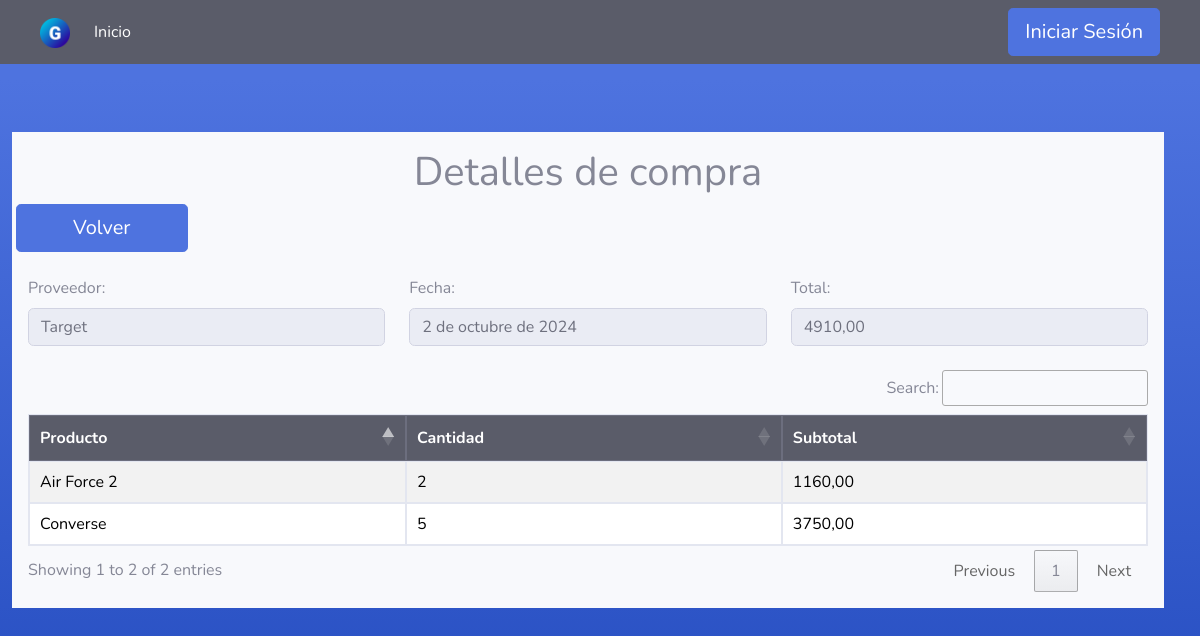
The app's page /compras/pedido/6/ with its own data.
### compras/models.py (models this page shows, shortened)
class compra(models.Model):
    id = models.AutoField(primary_key=True)
    fecha = models.DateField()
    total = models.DecimalField(max_digits=10, decimal_places=2)
    proveedor = models.ForeignKey(proveedor, on_delete=models.CASCADE)
    estado = models.BooleanField(default=True)

class proveedor(models.Model):
    id = models.AutoField(primary_key=True)
    nombre = models.CharField(max_length=50)
    direccion = models.CharField(max_length=50)
    telefono = models.CharField(max_length=50)
    contacto_principal = models.CharField(max_length=50)
    estado = models.BooleanField(default=True)

class detalle_compra(models.Model):
    id = models.AutoField(primary_key=True)
    cantidad = models.IntegerField()
    subtotal = models.DecimalField(max_digits=10, decimal_places=2)
    compra = models.ForeignKey(compra, on_delete=models.CASCADE)
    producto = models.ForeignKey('inventario.producto', on_delete=models.CASCADE)

### inventario/models.py (models this page shows, shortened)
class producto(models.Model):
    id = models.AutoField(primary_key=True)
    nombre = models.CharField(max_length=50)
    descripcion = models.CharField(max_length=50)
    precio_venta = models.DecimalField(max_digits=10, decimal_places=2)
    precio_compra = models.DecimalField(max_digits=10, decimal_places=2)
    stock = models.IntegerField()
    categoria = models.ForeignKey(categoria, on_delete=models.CASCADE)
    proveedor = models.ForeignKey(proveedor, on_delete=models.CASCADE)
    estado = models.BooleanField(default=True)

### compras/views.py (the view)
# urls.py: path('pedido/<int:id>/', views.detalles_compra, name='detalles_compra'),
def detalles_compra(request, id):
    queryset = detalle_compra.objects.filter(compra=id)
    encabezado = compra.objects.get(id=id)
    detalles_data = [
        {field.name: getattr(item, field.name) for field in detalle_compra._meta.fields}
        for item in queryset
    ]
    return render(request, 'compras/detalle_compra.html', {
        'queryset': detalles_data, 'modelo': 'detalle_compra' , 'encabezado': encabezado})

### gestor_empresarial/utils.py (called while the page is built)
def user_groups_context(request):
    user_groups = []
    if request.user.is_authenticated:
        user_groups = request.user.groups.values_list("name", flat=True)
    return {'user_groups': user_groups}

### templates/compras/detalle_compra.html
{% extends 'tables.html' %}
{% block botones%}
<div class="text-center">
    <h1>Detalles de compra</h1>
</div>
<div class="row">
    <a class="btn btn-primary btn-lg btn-block" href="{% url 'listar_compras' %}" style="width: 15%;">Volver</a>
</div>
<br/>
<div class="row">
    <div class="col-md-4">
        <label for="proveedor">Proveedor:</label>
        <input type="text" class="form-control" id="proveedor" value="{{ encabezado.proveedor.nombre }}" readonly>
    </div>
    <div class="col-md-4">
        <label for="fecha">Fecha:</label>
        <input type="text" class="form-control" id="fecha" value="{{ encabezado.fecha }}" readonly>
    </div>
    <div class="col-md-4">
        <label for="total">Total:</label>
        <input type="text" class="form-control" id="total" value="{{ encabezado.total }}" readonly>
    </div>
</div>
<br/>
{% endblock %}
{% load static %}
{% block head %}
<th> Producto </th>
<th> Cantidad </th>
<th> Subtotal </th>
{% endblock %}
{% block tbody %}
{% for item in queryset %}
<tr>
    <td>{{ item.producto.nombre }}</td>
    <td>{{ item.cantidad }}</td>
    <td>{{ item.subtotal }}</td>
</tr>
{% endfor %}
{% endblock %}

### static/css/navbars.css (style rules this page uses)
body { padding-bottom: 20px; }

### records on screen
compra: proveedor.nombre "Target", fecha "2 de octubre de 2024", total "4910,00", producto.nombre "Converse", cantidad "5", subtotal "3750,00", producto.nombre "Air Force 2", cantidad "2", subtotal "1160,00"
